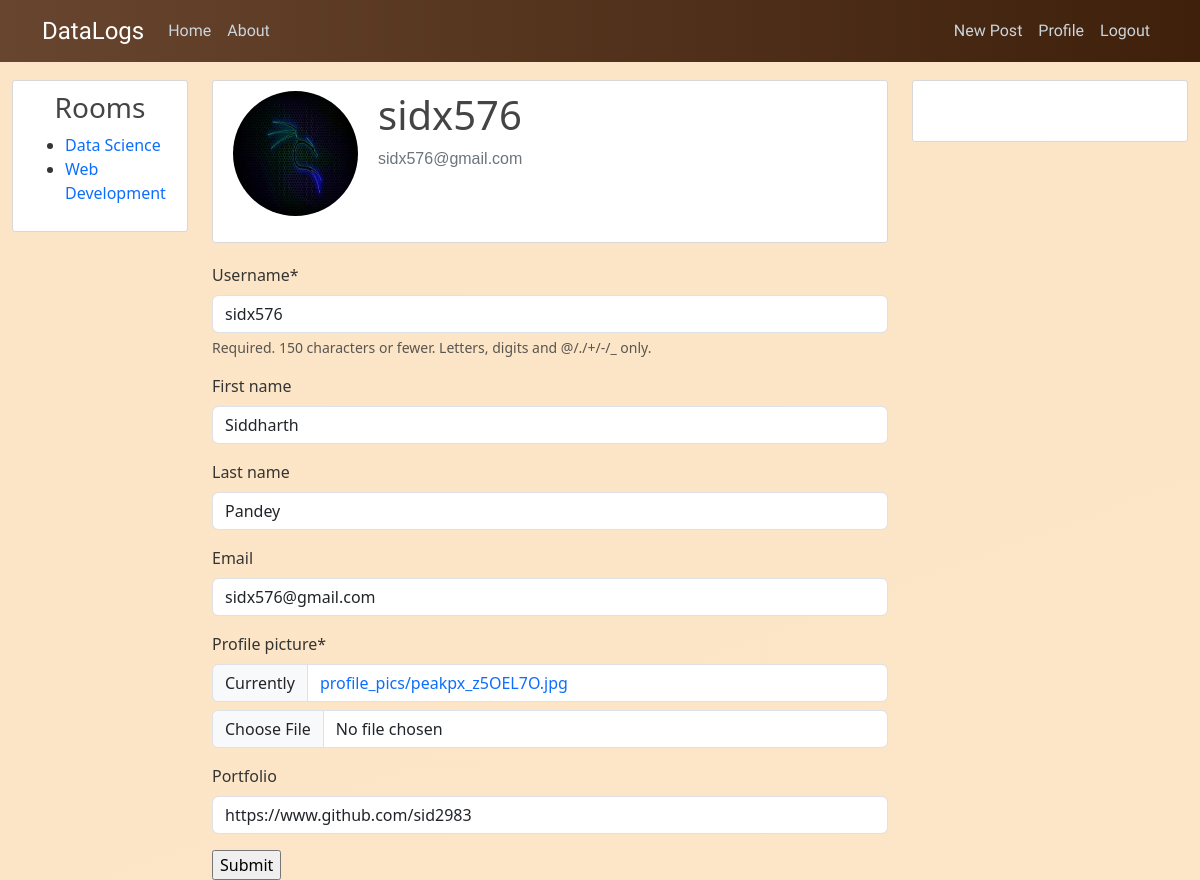
Page /profile/ (signed in) on the committed database.
### djblog/models.py (models this page shows, shortened)
class Room(models.Model):
    name = models.CharField(max_length=100)

### users/models.py (models this page shows, shortened)
class Profile(models.Model):
    user = models.OneToOneField(User,on_delete=models.CASCADE)
    portfolio = models.URLField(blank=True)
    profile_pic = models.ImageField(default='default.jpg',upload_to='profile_pics')

### users/views.py (the view)
# urls.py: path('profile/',user_views.user_profile,name='profile'),
def user_profile(request):
    if request.user.is_authenticated:
        if request.method =='POST':
            fm = EditUserForm(request.POST,instance=request.user)
            fm2 = EditProfileForm(request.POST,request.FILES,instance=request.user.profile)
            if fm.is_valid() and fm2.is_valid():
                fm.save()
                fm2.save()
        else:
            fm = EditUserForm(instance=request.user)
            fm2 = EditProfileForm(instance=request.user.profile)
        return render(request,'users/profile.html',{'name':request.user,'Uform':fm,'Pform':fm2})
    else:
        return HttpResponseRedirect(reverse('user_login'))

### users/forms.py
class EditUserForm(forms.ModelForm):
    password = None
    class Meta:
        model = User
        fields = ['username','first_name','last_name','email']
        labels = {'email':'Email'}

class EditProfileForm(forms.ModelForm):
    class Meta:
        model = Profile
        fields = ['profile_pic','portfolio']
        labels = {'profile_pic':'Profile picture'}

### djblog/context_processors.py (called while the page is built)
def rooms_list(request):
    rooms = Room.objects.all()
    return {'rooms': rooms}

def room_authors(request):
    room_id = request.resolver_match.kwargs.get('pk')
    authors = User.objects.filter(post__room__id=room_id).distinct()
    logger = logging.getLogger(__name__)
    logger.debug(f"Room ID: {room_id}")
    logger.debug(f"authors: {authors}")
    return {'authors': authors,'name':'Siddharth'}

### users/templates/users/profile.html (shortened to what this page needs)
{% extends 'djblog/base.html' %}
{% load crispy_forms_tags %}
{% block content %}
<div class='content-section'>
    <div class="media acc-sec">
        <img src="{{user.profile.profile_pic.url}}"  class="rounded-circle account-img">
        <div class="media-body">
            <h2 class="account-heading">{{ user.username}}</h2>
            <p class="text-secondary">{{ user.email }}</p>
        </div>
    </div>
</div>
<form action="" method="POST" enctype="multipart/form-data">
    {{Uform|crispy}}
    {{Pform|crispy}}
    <input type="submit">
</form>
{% endblock %}

### djblog/templates/djblog/rooms.html (shortened to what this page needs)
    <ul>
        {% for room in rooms %}
          <li><a href="{% url 'djblog:djblog-post-by-room' pk=room.pk  %}">{{room.name}}</a></li>
        {% endfor %}
      </ul>

### djblog/static/djblog/main.css (style rules this page uses)
body { background-image: linear-gradient(-20deg, #fce6c7 0%, #fce5c7 100%); min-height: 100vh; color: #343433; margin-top: 5rem; }
a { text-decoration: none; }
h1, h2, h3, h4, h5, h6 { color: #444444; }
.article-metadata > a ,p { font-family: Verdana, Geneva, Tahoma, sans-serif; }
.content-section { background: #ffffff; font-size: medium; padding: 10px 20px; border: 1px solid #d8d8d8; border-radius: 3px; margin-bottom: 20px; }
.account-img { height: 125px; width: 125px; margin-right: 20px; margin-bottom: 16px; }
.account-heading { font-size: 2.5rem; }
.acc-sec { display: inline-flex; }

### rows in the picture
Room: name "Data Science"
Room: name "Web Development"
Profile: portfolio "https://www.github.com/sid2983"

### other values in the picture
{{ user.username }} "sidx576"
{{ user.email }} "sidx576@gmail.com"
